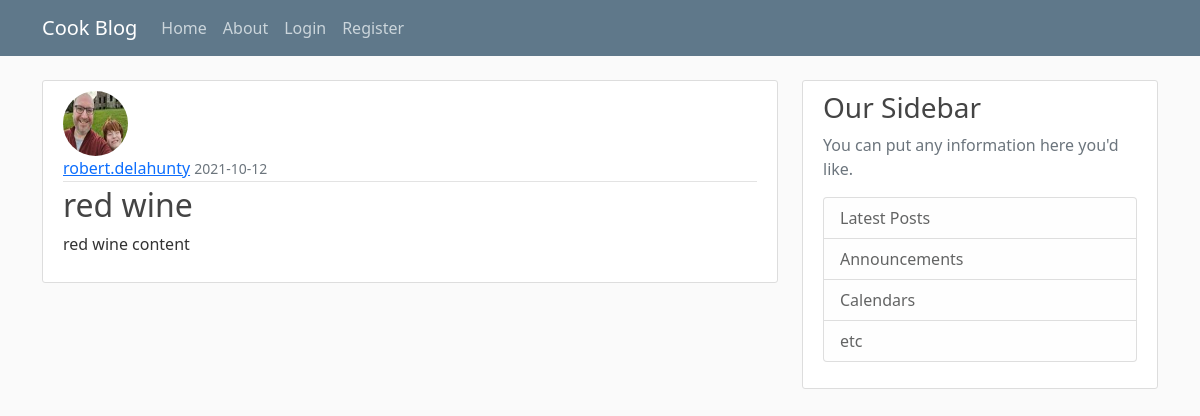
/post/6, run on the app's committed database.
### flaskapp_env/modules.py (models this page shows, shortened)
class Member(db.Model, UserMixin):
    id = db.Column(db.Integer, primary_key=True)
    username = db.Column(db.String(20), unique=True, nullable=False)
    email = db.Column(db.String(120), unique=True, nullable=False)
    image_file = db.Column(db.String(20), nullable=False, default='default.jpg')
    password = db.Column(db.String(60), nullable=False)
    posts = db.relationship('Post', backref='author', lazy=True)

class Post(db.Model):
    id = db.Column(db.Integer, primary_key=True, autoincrement=True)
    title = db.Column(db.String(100), nullable=False)
    date_posted = db.Column(db.DateTime, nullable=False, default=datetime.utcnow)
    post_content = db.Column(db.Text, nullable=False)
    member_id = db.Column(db.Integer, db.ForeignKey('member.id'), nullable=False)

### flaskapp_env/posts/routes.py (the view)
@posts.route('/post/<int:post_id>')
def post(post_id):
    post = Post.query.get_or_404(post_id)
    return render_template('post.html', title=post.title, post=post)

### flaskapp_env/templates/post.html (shortened to what this page needs)
{% extends "layout.html" %}
{% block content %}
    <article class="media content-section">
        <img class="rounded-circle article-img"
            src="{{ url_for('static', filename='profile_pics/' + post.author.image_file) }}">
        <div class="media-body">
            <div class="article-metadata">
                <a class="mr-2" href="{{ url_for('users.user_posts',username=post.author.username) }}">{{ post.author.username }}</a>
                <small class="text-muted">{{ post.date_posted.strftime('%Y-%m-%d') }}</small>
            </div>
            <h2 class="article-title">{{ post.title }}</h2>
            <p class="article-content">{{ post.post_content }}</p>
        </div>
    </article>
{% endblock content %}

### flaskapp_env/static/main.css (style rules this page uses)
body { background: #fafafa; color: #333333; margin-top: 5rem; }
h1, h2, h3, h4, h5, h6 { color: #444444; }
.content-section { background: #ffffff; padding: 10px 20px; border: 1px solid #dddddd; border-radius: 3px; margin-bottom: 20px; }
.article-title { color: #444444; }
.article-content { white-space: pre-line; }
.article-img { height: 65px; width: 65px; margin-right: 16px; }
.article-metadata { padding-bottom: 1px; margin-bottom: 4px; border-bottom: 1px solid #e3e3e3 }

### data on the page
Member: image_file (picture), author.username "robert.delahunty"
Post: date_posted "2021-10-12", title "red wine", post_content "red wine content"
